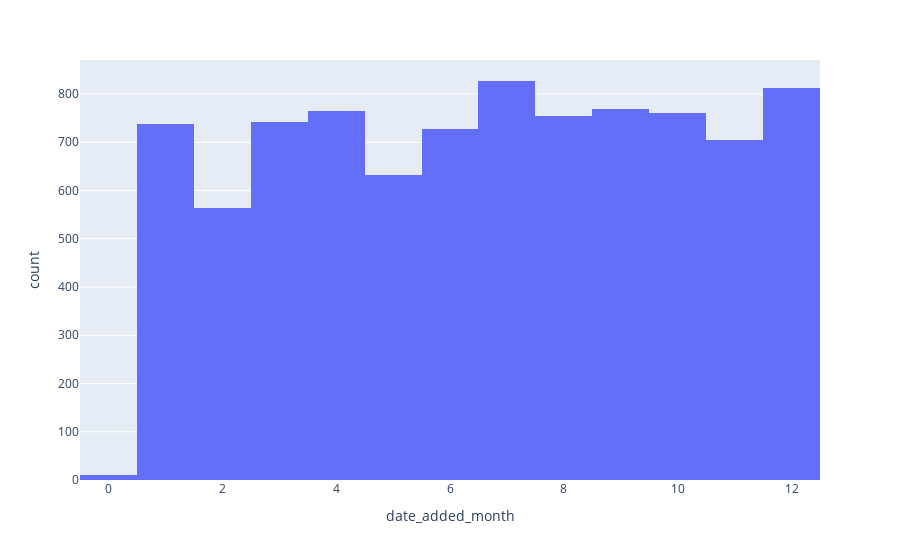

Notebook cell for this chart:
### Code cell
px.histogram(data_import, x="date_added_month")

### Figure 1 — Plotly figure (JSON) as saved in the notebook; plotly's stock layout.template omitted (floating-point values rounded to 4 significant figures; data arrays with more than 128 entries replaced by an {"elided": "..."} marker saying what was removed)
{"data": [{"alignmentgroup": "True", "bingroup": "x", "hovertemplate": "date_added_month=%{x}<br>count=%{y}<extra></extra>", "legendgroup": "", "marker": {"color": "#636efa", "pattern": {"shape": ""}}, "name": "", "offsetgroup": "", "orientation": "v", "showlegend": false, "type": "histogram", "x": {"elided": "8807 int values"}, "xaxis": "x", "yaxis": "y"}], "layout": {"barmode": "relative", "legend": {"tracegroupgap": 0}, "margin": {"t": 60}, "xaxis": {"anchor": "y", "domain": [0, 1], "title": {"text": "date_added_month"}}, "yaxis": {"anchor": "x", "domain": [0, 1], "title": {"text": "count"}}}}
